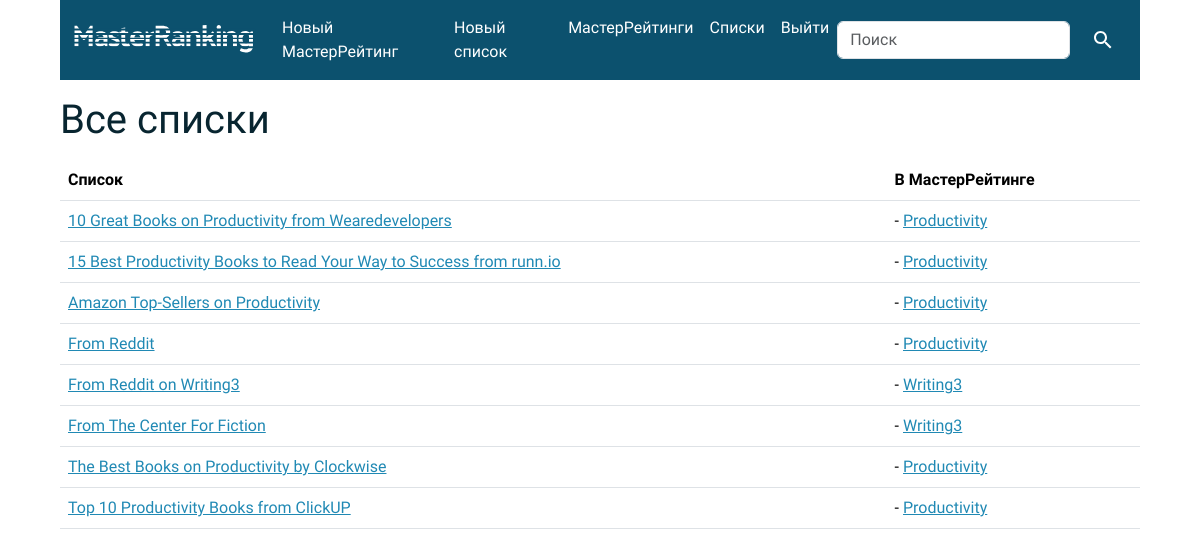
/lists (signed in), run on the app's committed database.
### list/models.py (models this page shows, shortened)
class List(models.Model):
    name = models.CharField(max_length=320)
    info = models.CharField(max_length=960, blank=True)
    url = models.URLField(max_length=560, blank=True)
    credibility = models.PositiveIntegerField(default=3)
    book_num = models.PositiveIntegerField(default=10)
    masters = models.ManyToManyField(Master, blank=True)
    places_matter = models.BooleanField()
    slug = models.SlugField(max_length=250, null=True, blank=True)
    user = models.ForeignKey(User, on_delete=models.CASCADE)
    class Meta:
        constraints = [
            models.UniqueConstraint(fields=['name', 'user'], name='У пользователя не дожно быть несколько списков с одним названием'),
            models.UniqueConstraint(fields=['slug', 'user'], name='Слаг для списка должен быть уникальным')
        ]
    def __str__(self):
        return self.name

class Master(models.Model):
    name = models.CharField(max_length=960)
    time = models.DateTimeField(auto_now_add=True, null=True)
    slug = models.SlugField(max_length=250, null=True, blank=True)
    user = models.ForeignKey(User, on_delete=models.CASCADE)
    class Meta:
        constraints = [
            models.UniqueConstraint(fields=['name', 'user'], name='У пользователя не должно быть несколько МастерРейтингов с одним названием'),
            models.UniqueConstraint(fields=['slug', 'user'], name='Слаг для МастерРейтинга должен быть уникальным')
        ]
    '''
    Related:
    list
    book_in_master
    author_in_master
    '''
    def __str__(self):
        return self.name

### list/views.py (the view)
# urls.py: path("lists", views.lists, name="lists"),
@login_required
def lists(request):
    lists = List.objects.filter(user=request.user).order_by('name')
    return render(request, "list/lists.html", {"lists": lists,})

### list/templates/list/lists.html (shortened to what this page needs)
{% extends 'list/base.html' %}
{% block body %}
{% if lists.count > 0 %}
<h1>Все списки</h1>
<table class="table table-hover">
    <thead>
        <tr>
            <th scope="col">Список</th>
            <th scope="col">В МастерРейтинге</th>
        </tr>
    </thead>
    <tbody>
        {% for list in lists %}
        <tr>
            <td><a href="{% url 'list' list.id list.slug %}">{{ list }}</a></td>
            <td> {% if list.masters.count > 0 %}
                {% for master in list.masters.all %}
                - <a href="{% url 'master' master.id master.slug %}">{{ master }}</a><br>
                {% endfor %}
                {% endif %}</td>
        </tr>
        {% endfor %}
    </tbody>
</table>
{% else %}
<br>
<h1>Вы не добавили еще ни одного списка!</h1><br>
<a class="btn btn-primary" href="{% url 'list_add' %}">Добавить список</a>
{% endif %}
{% endblock %}

### list/static/list/style.css (style rules this page uses)
body { font-family: PT Sans, Arial, sans-serif; color: #082530; width: 90%; margin: 0 auto; }
a { color: #2089B4; }

### data on the page
List: name "10 Great Books on Productivity from Wearedevelopers"
Master: name "Productivity"
List: name "15 Best Productivity Books to Read Your Way to Success from runn.io"
List: name "Amazon Top-Sellers on Productivity"
List: name "From Reddit"
List: name "From Reddit on Writing3"
Master: name "Writing3"
List: name "From The Center For Fiction"
List: name "The Best Books on Productivity by Clockwise"
List: name "Top 10 Productivity Books from ClickUP"
